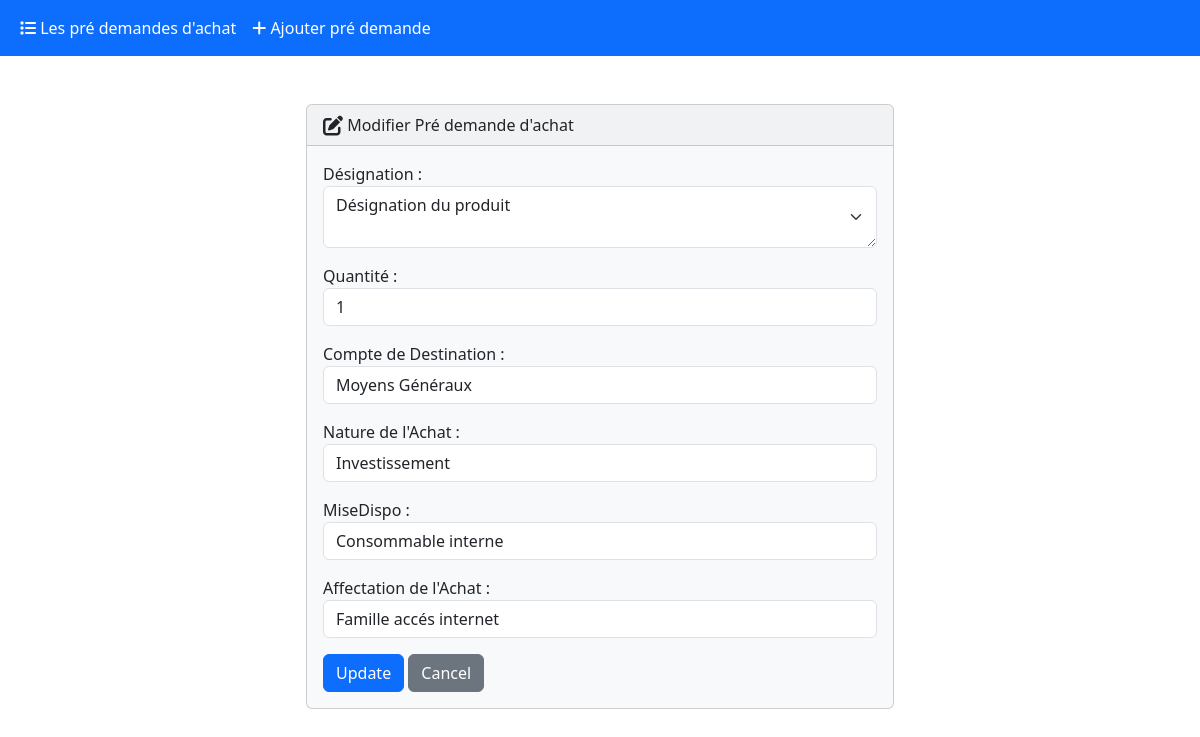
The page /edit/1/ on the database as committed earlier.
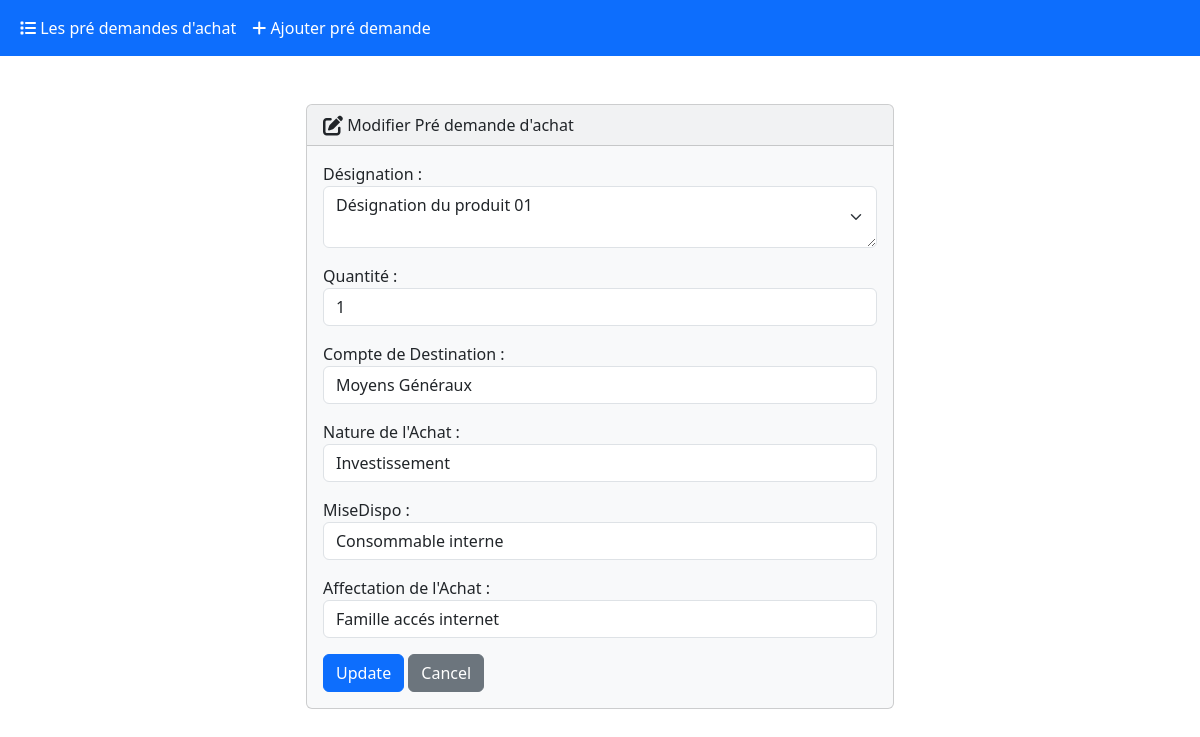
The same page on the database as committed later.
### core/models.py (models this page shows, shortened)
class PreDemande(models.Model):
    class DestinationCompte(models.TextChoices):
        MGX = 'MGX', _('Moyens Généraux')
        INT = 'INT', _('Interconnexions')
    class NatureAchat(models.TextChoices):
        Investissement = '001', _('Investissement')
        Service = '002', _('Service')
        Consommable = '003', _('Consommable')
        Autre = '004', _('Autre')
    class MiseDispo(models.TextChoices):
        Cosommable_interne = '001', _('Consommable interne')
        Revente_client = '002', _('Revente client')
        Stock = '003', _('Stock')
        Autre = '004', _('Autre')
    class AffectationAchat(models.TextChoices):
        Famille_accés_internet = '001', _('Famille accés internet')
        Famille_Communication_unifié = '002', _('Famille Communication unifié')
        Famille_CLOUD = '003', _('Famille CLOUD')
    designation = models.CharField(_("Désignation"),max_length=250,null=False,blank=False)
    qtt = models.IntegerField(_("Quantité"),null=False,blank=False)
    destinationCompte = models.CharField(
        _("Compte de Destination"),
        max_length=15,
        choices=DestinationCompte.choices,
        default=DestinationCompte.MGX)
    natureAchat = models.CharField(
        _("Nature de l'Achat"),
        max_length=14,
        choices=NatureAchat.choices,
        default=NatureAchat.Investissement)
    miseDiso = models.CharField(
        _("miseDispo"),
        max_length=18,
        choices=MiseDispo.choices,
        default=MiseDispo.Cosommable_interne)
    affectationAchat = models.CharField(
        _("Affectation de l'Achat"),
        max_length=30,
        choices=AffectationAchat.choices,
        default=AffectationAchat.Famille_accés_internet)

### core/views.py (the view)
# urls.py: path('edit/<int:id>/', views.edit, name='edit'),
def edit(request, id):
  if request.method == 'POST':
    pre_demande = PreDemande.objects.get(pk=id)
    form = PreDemandeForm(request.POST, instance=pre_demande)
    if form.is_valid():
      form.save()
      return render(request, 'core/edit.html', {
        'form': form,
        'success': True
      })
  else:
    student = PreDemande.objects.get(pk=id)
    form = PreDemandeForm(instance=student)
  return render(request, 'core/edit.html', {
    'form': form
  })

### core/forms.py
class PreDemandeForm(ModelForm):
    class Meta:
        model = PreDemande
        fields = "__all__"
        widgets = {
            "designation": Textarea(attrs={"class":"form-select","id":"exampleFormControlTextarea1","rows":"2" }),
            "qtt": TextInput(attrs={"type":"number", "class":"form-control", "name":"integerInput" ,"placeholder":"Ce champs doit être un entier" }),
            "destinationCompte": Select(attrs={"class":"form-control","aria-label":"Default select example" }),
            "natureAchat": Select(attrs={"class":"form-control","aria-label":"Default select example" }),
            "miseDiso": Select(attrs={"class":"form-control","aria-label":"Default select example" }),
            "affectationAchat": Select(attrs={"class":"form-control","aria-label":"Default select example" }),
        }

### core/templates/core/edit.html (shortened to what this page needs)
{% extends 'core/base.html' %}
{% block body %}
  {% if success %}
    <div class="alert alert-success" role="alert">
      La pré demande à été modifié avec succès
      <a href="{% url 'core:index' %}" class="alert-link">G Acceuil</a>
    </div>
  {% else %}
    <div class="row justify-content-center">
      <div class="col-6">
        <div class="card bg-light mb-3">
          <div class="card-header">
            <i class="fa-solid fa-pen-to-square fa-lg"></i> Modifier Pré demande d'achat
          </div>
          <div class="card-body">
            <form action="" method="POST">
              {{ form.as_p }}
              <button type="submit" class="btn btn-primary">Update</button>
              <a href="{% url 'core:index' %}" class="btn btn-secondary">Cancel</a>
            </form>
          </div>
        </div>
      </div>
    </div>
  {% endif %}
{% endblock %}

Rows that differ between the two databases and show on the page:
changed PreDemande "Moyens Généraux": designation "Désignation du produit" → "Désignation du produit 01"
